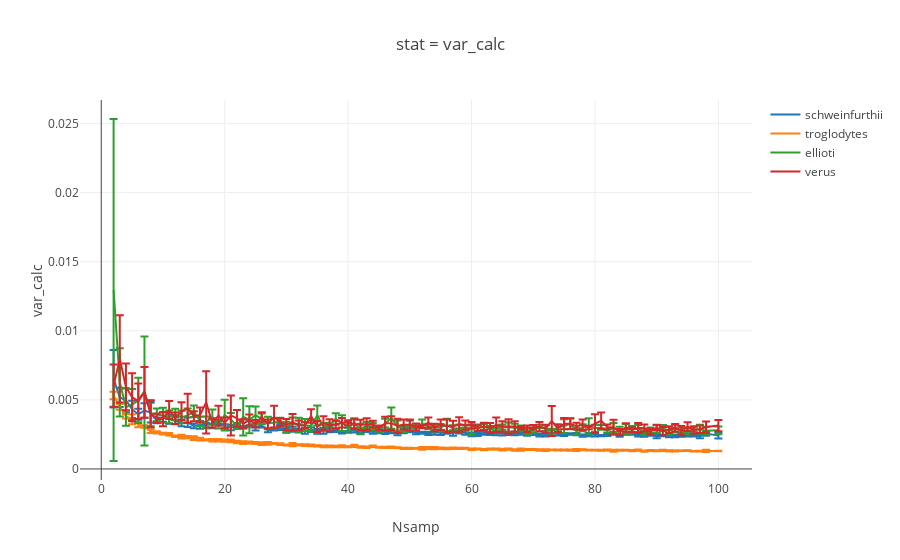

Write notebook code for a chart like this one.
### Code cell
## Var
var_select= 'var_calc'

plot_dataSum(var_select,syndicate_dict,samp_order)
